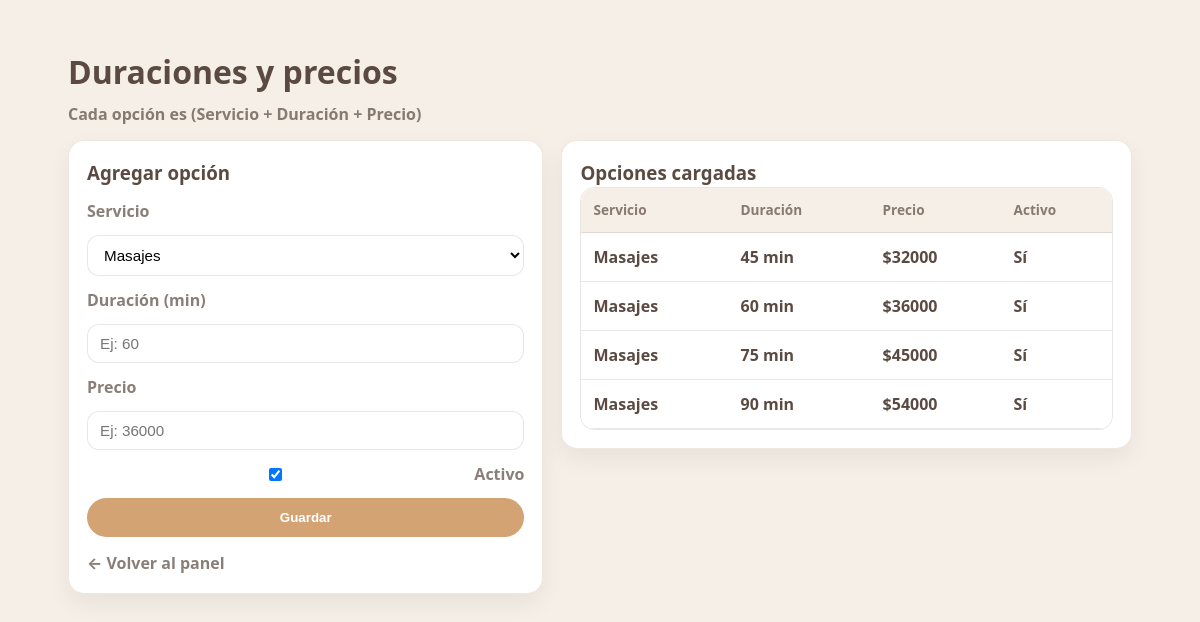
Before: /admin/opciones (signed in) with the older database file.
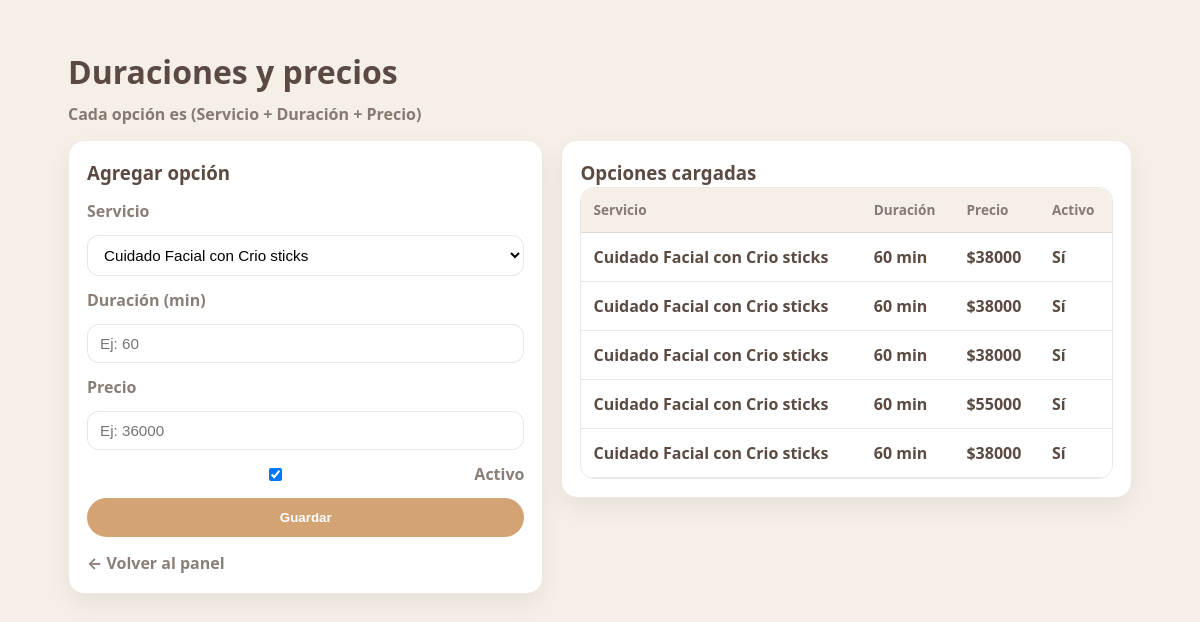
After: the same page with the newer database file.
### app.py (models this page shows)
class ServicioOpcion(db.Model):
    id = db.Column(db.Integer, primary_key=True)
    servicio_id = db.Column(db.Integer, db.ForeignKey("servicio.id"), nullable=False)
    duracion = db.Column(db.Integer, nullable=False)  # minutos
    precio = db.Column(db.Integer, nullable=False)
    activo = db.Column(db.Boolean, default=True)
    servicio = db.relationship("Servicio", backref="opciones")

class Servicio(db.Model):
    id = db.Column(db.Integer, primary_key=True)
    nombre = db.Column(db.String(120), nullable=False)
    activo = db.Column(db.Boolean, default=True)

### app.py (the view, shortened to what this page needs)
@app.route("/admin/opciones", methods=["GET", "POST"])
@admin_required
def admin_opciones():
    servicios = Servicio.query.order_by(Servicio.nombre).all()
    opciones = ServicioOpcion.query.join(Servicio).order_by(Servicio.nombre, ServicioOpcion.duracion).all()
    return render_template("admin_opciones.html", servicios=servicios, opciones=opciones)

### app.py (called while the page is built)
def admin_required(f):
    @wraps(f)
    def wrapper(*args, **kwargs):
        if not session.get("is_admin"):
            return redirect(url_for("admin_login"))
        return f(*args, **kwargs)
    return wrapper

### templates/admin_opciones.html (shortened to what this page needs)
<!DOCTYPE html>
<html lang="es">
<head>
  <link rel="stylesheet" href="/static/style.css">
</head>
<body>
  <div class="admin-container">
    <div class="page-header">
      <h1>Duraciones y precios</h1>
      <p class="subtitle">Cada opción es (Servicio + Duración + Precio)</p>
    </div>
    <div class="admin-grid">
      <div class="admin-card">
        <h3>Agregar opción</h3>
        <form method="POST">
          <label>Servicio</label>
          <select name="servicio_id" required>
            {% for s in servicios %}
              <option value="{{ s.id }}">{{ s.nombre }}</option>
            {% endfor %}
          </select>
          <label>Duración (min)</label>
          <input type="number" name="duracion" placeholder="Ej: 60" required>
          <label>Precio</label>
          <input type="number" name="precio" placeholder="Ej: 36000" required>
          <label style="display:flex; gap:10px; align-items:center;">
            <input type="checkbox" name="activo" checked>
            Activo
          </label>
          <button type="submit" class="btn-pro">Guardar</button>
        </form>
        <div style="margin-top:14px;">
          <a href="/admin">← Volver al panel</a>
        </div>
      </div>
      <div class="admin-card">
        <h3>Opciones cargadas</h3>
        <div class="table-wrap">
          <table>
            <thead>
              <tr>
                <th>Servicio</th>
                <th>Duración</th>
                <th>Precio</th>
                <th>Activo</th>
              </tr>
            </thead>
            <tbody>
              {% for o in opciones %}
                <tr>
                  <td>{{ o.servicio.nombre }}</td>
                  <td>{{ o.duracion }} min</td>
                  <td>${{ o.precio }}</td>
                  <td>{{ "Sí" if o.activo else "No" }}</td>
                </tr>
              {% else %}
                <tr><td colspan="4">No hay opciones</td></tr>
              {% endfor %}
            </tbody>
          </table>
        </div>
      </div>
    </div>
  </div>
</body>
</html>

### static/style.css (style rules this page uses)
*, *::before, *::after { box-sizing: border-box; margin: 0; padding: 0; }
:root { --bg: #faf7f4; --surface: #ffffff; --text: #5a4a42; --muted: #8b6f5a; --primary: #d4a373; --primary-2: #c2956b; --border: #e6d8cf; --ok-bg: #e6f4ea; --ok-text: #137333; --err-bg: #fdecea; --err-text: #b3261e; --shadow: 0 10px 25px rgba(0,0,0,.08); --radius: 16px; --container: 980px; }
html { font-size: 16px; }
body { font-family: system-ui, -apple-system, BlinkMacSystemFont, "Segoe UI", sans-serif; background: var(--bg); color: var(--text); line-height: 1.5; }
a { color: var(--muted); text-decoration: none; font-weight: 700; }
.page-header { margin-bottom: 14px; }
.page-header h1 { font-size: 2rem; margin-bottom: 6px; color: var(--text); }
.subtitle { color: var(--muted); font-weight: 650; }
.btn-pro { width: 100%; background: var(--primary); color: white; padding: 12px 16px; border-radius: 999px; font-weight: 900; border: none; cursor: pointer; }
form { display: grid; gap: 12px; margin-top: 12px; }
label { font-weight: 900; color: var(--muted); }
input, select { width: 100%; padding: 10px 12px; border-radius: 12px; border: 1px solid var(--border); font-size: .95rem; background: #fff; }
.admin-container { max-width: 1100px; margin: 30px auto; padding: 18px; }
.admin-grid { display: grid; grid-template-columns: 1fr 1.2fr; gap: 18px; align-items: start; }
.admin-card { background: var(--surface); border-radius: var(--radius); box-shadow: var(--shadow); padding: 18px; border: 1px solid rgba(230,216,207,.6); }
.table-wrap { overflow-x: auto; }
table { width: 100%; border-collapse: collapse; background: #fff; border-radius: 14px; overflow: hidden; }
thead th { text-align: left; padding: 12px; background: #f6efe8; border-bottom: 1px solid var(--border); font-size: .85rem; color: var(--muted); }
tbody td { padding: 12px; border-bottom: 1px solid var(--border); font-weight: 650; }
:root { --bg: #f5efe8; --card: #ffffff; --ink: #4b3a2f; --muted: rgba(75,58,47,.65); --brand: #d1a57b; --brand2: #c19469; --danger: #b3261e; --border: rgba(75,58,47,.12); --shadow: 0 10px 25px rgba(0,0,0,.06); }
.table-wrap { overflow:auto; border-radius: 14px; border: 1px solid var(--border); }

Changed rows visible on the page:
changed ServicioOpcion (number 1 of 5 on the later page): servicio.nombre "Masajes" → "Cuidado Facial con Crio sticks"; precio "36000" → "38000"; moves up the list
changed ServicioOpcion (number 2 of 5 on the later page): servicio.nombre "Masajes" → "Cuidado Facial con Crio sticks"; duracion "45" → "60"; precio "32000" → "38000"
changed ServicioOpcion (number 3 of 5 on the later page): servicio.nombre "Masajes" → "Cuidado Facial con Crio sticks"; duracion "75" → "60"; precio "45000" → "38000"
changed ServicioOpcion (number 4 of 5 on the later page): servicio.nombre "Masajes" → "Cuidado Facial con Crio sticks"; duracion "90" → "60"; precio "54000" → "55000"
added ServicioOpcion: servicio.nombre "Cuidado Facial con Crio sticks", duracion "60", precio "38000", activo "Sí"
Other visible differences:
form field servicio_id: "Masajes" → "Cuidado Facial con Crio sticks"
